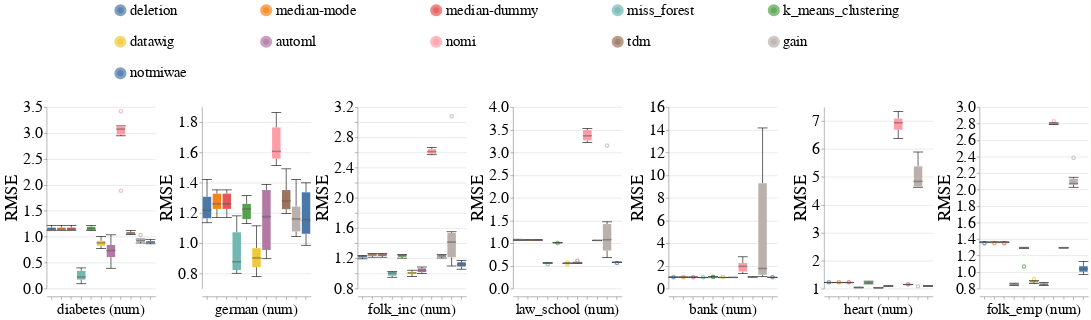

The notebook cell saved with this chart:
### Code cell
create_box_plots_for_diff_imputers_and_datasets_for_mixed_exp(train_injection_scenario='MNAR3',
                                                              test_injection_scenario='MNAR3',
                                                              metric_name='rmse',
                                                              dataset_to_column_name=DATASET_TO_COLUMN_NAME,
                                                              db_client=db_client,
                                                              without_dummy=False)

### Figure 1 — Vega-Lite specification as saved in the notebook (floating-point values rounded to 4 significant figures; data arrays with more than 128 entries replaced by an {"elided": "..."} marker saying what was removed)
{"config": {"view": {"continuousWidth": 400, "continuousHeight": 300, "stroke": null}, "axis": {"labelFontSize": 26, "labelFontWeight": "normal", "titleFontSize": 28, "titleFontWeight": "normal"}, "facet": {"spacing": 5}, "header": {"labelFontSize": 24, "labelOrient": "bottom", "labelPadding": 5, "titleFontSize": 28}, "legend": {"columns": 5, "direction": "horizontal", "labelFontSize": 24, "labelLimit": 400, "orient": "top", "symbolOffset": 110, "symbolStrokeWidth": 10, "titleAnchor": "middle", "titleFontSize": 26, "titleLimit": 300}, "title": {"fontSize": 28}}, "data": {"name": "data-6dd2da0e87fa83079ae60c109f8618e1"}, "mark": {"type": "boxplot", "median": {"stroke": "black", "strokeWidth": 0.7}, "ticks": true}, "encoding": {"color": {"field": "Null_Imputer_Name", "sort": ["deletion", "median-mode", "median-dummy", "miss_forest", "k_means_clustering", "datawig", "automl", "nomi", "tdm", "gain", "notmiwae"], "title": null, "type": "nominal"}, "column": {"field": "Extended_Dataset_Name", "sort": {"field": "Dataset_Sequence_Number", "order": "ascending"}, "title": null, "type": "nominal"}, "x": {"axis": {"labels": false}, "field": "Null_Imputer_Name", "sort": ["deletion", "median-mode", "median-dummy", "miss_forest", "k_means_clustering", "datawig", "automl", "nomi", "tdm", "gain", "notmiwae"], "title": null, "type": "nominal"}, "y": {"field": "Rmse", "scale": {"zero": false}, "title": "RMSE", "type": "quantitative"}}, "resolve": {"scale": {"y": "independent"}}, "width": 180, "$schema": "https://vega.github.io/schema/vega-lite/v4.17.0.json", "datasets": {"data-6dd2da0e87fa83079ae60c109f8618e1": {"elided": "462 records"}}}
